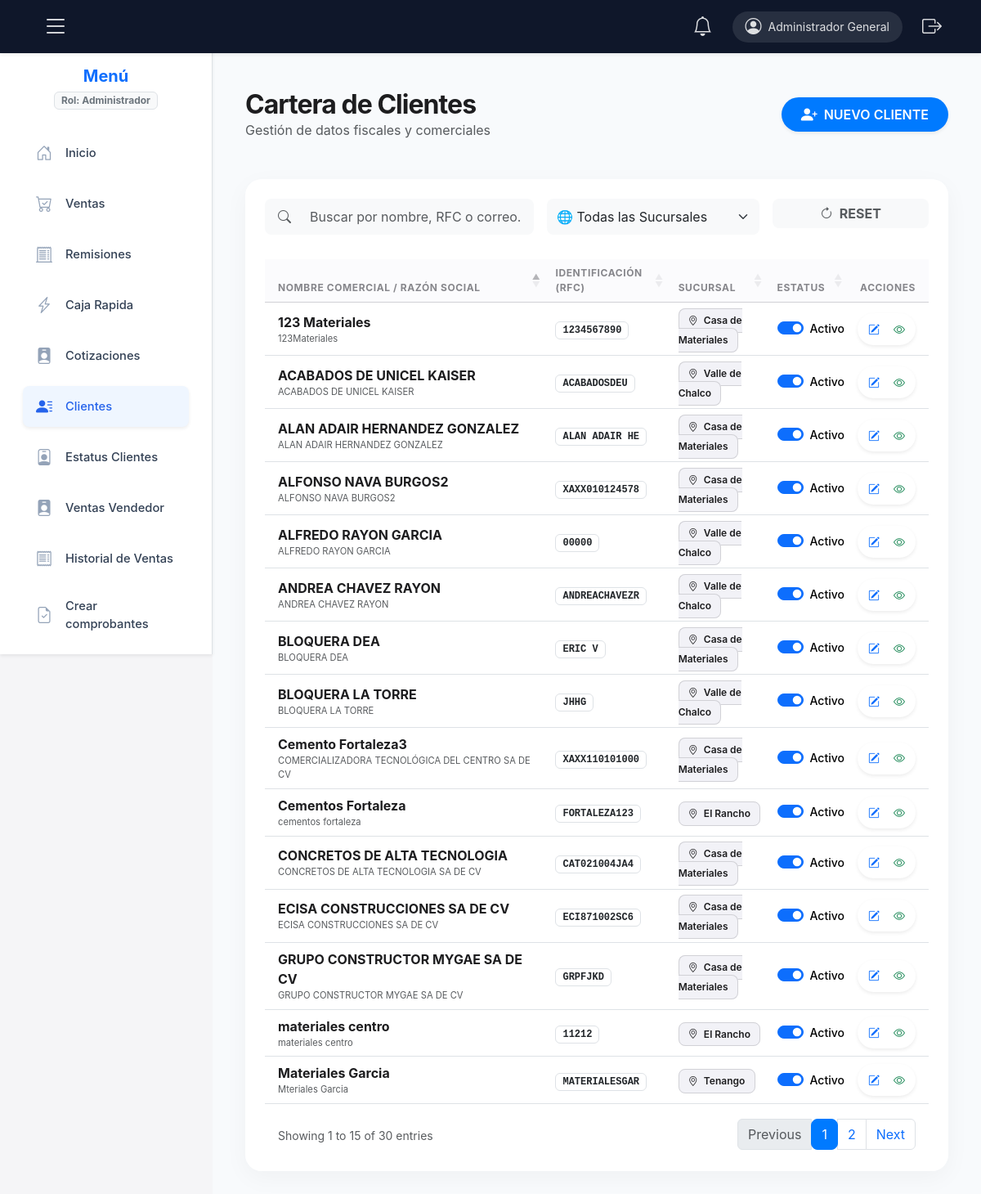
Page /app/controllers/clientesController.php (signed in) on the committed database.
### tables this page shows
CREATE TABLE `clientes` (
  `id` int(11) NOT NULL,
  `nombre_comercial` varchar(150) NOT NULL,
  `razon_social` varchar(200) DEFAULT NULL,
  `contacto` text NOT NULL,
  `rfc` varchar(13) NOT NULL,
  `regimen_fiscal` varchar(3) DEFAULT NULL COMMENT 'Clave del catálogo del SAT',
  `codigo_postal` varchar(5) NOT NULL,
  `correo` varchar(100) DEFAULT NULL,
  `telefono` varchar(20) DEFAULT NULL,
  `direccion` text DEFAULT NULL,
  `uso_cfdi` varchar(3) DEFAULT 'G03',
  `activo` tinyint(1) DEFAULT 1,
  `fecha_registro` timestamp NOT NULL DEFAULT current_timestamp(),
  `almacen_id` int(11) DEFAULT NULL,
  `api_token` varchar(32) DEFAULT NULL
);

CREATE TABLE `almacenes` (
  `id` int(11) NOT NULL,
  `codigo` varchar(20) NOT NULL,
  `nombre` varchar(100) NOT NULL,
  `hora_cierre_programada` time DEFAULT '18:00:00',
  `ubicacion` varchar(255) NOT NULL,
  `activo` tinyint(1) DEFAULT 1,
  `fecha_creacion` timestamp NOT NULL DEFAULT current_timestamp()
);

### app/models/clientesModel.php (called while the page is built, shortened)
<?php
class ClientesModel {
    private $db;
    public function __construct($conexion) {
        $this->db = $conexion;
    }
public function listarTodosCF($almacen_id) {
    if ($almacen_id == 0) {
        $sql = "SELECT * FROM clientes
                WHERE activo = 1
                ORDER BY (rfc = 'XAXX010101000') DESC, nombre_comercial ASC";
        return $this->db->query($sql);
    }
    $sql = "SELECT * FROM clientes
        WHERE activo = 1
        AND (
            rfc != 'XAXX010101000'
            OR (rfc = 'XAXX010101000' AND almacen_id = ?)
        )
        ORDER BY (rfc = 'XAXX010101000') DESC, nombre_comercial ASC";
    $stmt = $this->db->prepare($sql);
    $stmt->bind_param("i", $almacen_id);
    $stmt->execute();
    return $stmt->get_result();
}
  }

### app/models/almacen_model.php (called while the page is built, shortened)
<?php
class AlmacenModel {
    private $db;
    public function __construct($conexion) {
        $this->db = $conexion;
    }
    public function getAlmacenes($almacen_id ) {
        $sql = "SELECT * FROM almacenes WHERE activo = 1";
        $sql .= " ORDER BY nombre ASC";
        return $this->db->query($sql)->fetch_all(MYSQLI_ASSOC);
    }
}

### app/views/clientes_view.php (the view, shortened to what this page needs)
<?php
$almacen_usuario = intval($_SESSION['almacen_id'] ?? 0);
?>
<!DOCTYPE html>
<html lang="es">
<head>
    <link href="https://cdn.jsdelivr.net/npm/bootstrap@5.3.3/dist/css/bootstrap.min.css" rel="stylesheet">
    <link href="https://cdn.jsdelivr.net/npm/bootstrap-icons/font/bootstrap-icons.css" rel="stylesheet">
    <link rel="stylesheet" href="https://cdnjs.cloudflare.com/ajax/libs/animate.css/4.1.1/animate.min.css"/>
    <link rel="stylesheet" href="https://cdn.datatables.net/1.13.6/css/dataTables.bootstrap5.min.css">
    <?php if (function_exists('cargarEstilos')) { cargarEstilos(); } ?>
</head>
<body>
    <?php if (function_exists('renderizarLayout')) { renderizarLayout($paginaActual); } ?>
    <main class="main-content">
        <div class="d-flex justify-content-between align-items-center mb-5 animate__animated animate__fadeIn">
            <div>
                <h2 class="fw-bold m-0" style="font-size: 2rem; letter-spacing: -0.03em;">Cartera de Clientes</h2>
                <p class="text-muted mb-0">Gestión de datos fiscales y comerciales</p>
            </div>
            <button class="btn btn-primary rounded-pill px-4 shadow-sm d-flex align-items-center"
                    onclick="nuevoCliente()" style="background: var(--accent-blue); border:none; height: 42px; font-weight: 600;">
                <i class="bi bi-person-plus-fill me-2 fs-5"></i> NUEVO CLIENTE
            </button>
        </div>
        <div class="card card-premium p-4 animate__animated animate__fadeInUp">
            <div class="row mb-4 g-3">
                <div class="col-md-5">
                    <div class="input-group bg-light rounded-3 p-1">
                        <span class="input-group-text bg-transparent border-0 text-muted"><i class="bi bi-search"></i></span>
                        <input type="text" id="busquedaCliente" class="form-control border-0 bg-transparent shadow-none" placeholder="Buscar por nombre, RFC o correo...">
                    </div>
                </div>
                <?php if ($almacen_usuario == 0): ?>
                <div class="col-md-4">
                    <select id="filtroAlmacenVista" class="form-select border-0 bg-light rounded-3 h-100 shadow-none">
                        <option value="">🌐 Todas las Sucursales</option>
                    </select>
                </div>
                <div class="col-md-3">
                    <button class="btn btn-outline-secondary w-100 rounded-3 border-0 bg-light fw-bold text-muted" onclick="limpiarFiltros()">
                        <i class="bi bi-arrow-clockwise me-1"></i> RESET
                    </button>
                </div>
                <?php endif; ?>
            </div>
            <div class="table-responsive">
                <table id="tablaClientes" class="table table-hover align-middle w-100">
                    <thead>
                        <tr>
                            <th class="ps-3">Nombre Comercial / Razón Social</th>
                            <th>Identificación (RFC)</th>
                            <th>Sucursal</th>
                            <th>Estatus</th>
                            <th class="text-end pe-3">Acciones</th>
                        </tr>
                    </thead>
                    <tbody>
                        <?php foreach ($clientes as $c): ?>
                        <tr class="fila-cliente" data-almacen-id="<?= $c['almacen_id'] ?>">
                            <td class="ps-3">
                                <div class="fw-bold" style="color: #1d1d1f;"><?= htmlspecialchars($c['nombre_comercial']) ?></div>
                                <?php if (!empty($c['razon_social'])): ?>
                                <div class="text-muted small" style="font-size: 0.7rem;"><?= htmlspecialchars($c['razon_social']) ?></div>
                                <?php endif; ?>
                            </td>
                            <td>
                                <span class="badge bg-white text-dark border px-2 py-1 fw-bold" style="font-family: monospace;">
                                    <?= htmlspecialchars($c['rfc']) ?>
                                </span>
                            </td>
                            <td>
                                <span class="badge-ubicacion">
                                    <i class="bi bi-geo-alt me-1"></i>
                                    <?php
                                        $nombreAlmacen = 'Global';
                                        foreach ($almacenes as $alm) {
                                            if ($alm['id'] == $c['almacen_id']) { $nombreAlmacen = $alm['nombre']; break; }
                                        }
                                        echo htmlspecialchars($nombreAlmacen);
                                    ?>
                                </span>
                            </td>
                            <td>
                                <div class="form-check form-switch">
                                    <input class="form-check-input" type="checkbox" <?= $c['activo'] ? 'checked' : '' ?>
                                           onchange="cambiarEstado(<?= $c['id'] ?>, this.checked ? 1 : 0)" id="switch_<?= $c['id'] ?>">
                                    <label class="form-check-label small fw-medium" for="switch_<?= $c['id'] ?>">
                                        <?= $c['activo'] ? 'Activo' : 'Inactivo' ?>
                                    </label>
                                </div>
                            </td>
                            <td class="text-end pe-3">
                                <div class="btn-group shadow-sm rounded-pill bg-white px-1">
                                    <button class="btn btn-link btn-sm text-primary p-2" onclick="editarCliente(<?= $c['id'] ?>)">
                                        <i class="bi bi-pencil-square"></i>
                                    </button>
                                    <button class="btn btn-link btn-sm text-success p-2" onclick="verDetalles(<?= $c['id'] ?>)">
                                        <i class="bi bi-eye"></i>
                                    </button>
                                </div>
                            </td>
                        </tr>
                        <?php endforeach; ?>
                    </tbody>
                </table>
            </div>
        </div>
    </main>
</body>
</html>

### css/layout.css (style rules this page uses)
:root { --nav-height: 65px; --sidebar-width: 260px; --negro-delicado: #334155; --azul-clarito-bg: #eff6ff; --azul-enlace-active: #2563eb; --borde-suave: #e2e8f0; --navbar-dark: #0f172a; }
.main-content { margin-left: var(--sidebar-width); padding-top: calc(var(--nav-height) + 20px); padding-left: 20px; padding-right: 20px; transition: all .3s ease; min-height: 100vh; background-color: #f8fafc; }

### app/views/clientes_view.php (style rules this page uses)
:root { --sidebar-width: 260px; --navbar-height: 65px; --apple-bg: #f5f5f7; --accent-blue: #007aff; }
body { background-color: var(--apple-bg); font-family: 'SF Pro Display', -apple-system, sans-serif; color: #1d1d1f; }
.main-content { margin-left: var(--sidebar-width); padding: 40px; padding-top: calc(var(--navbar-height) + 20px); }
.card-premium { border: none; border-radius: 20px; box-shadow: 0 8px 30px rgba(0,0,0,0.04); background: rgba(255, 255, 255, 0.9); backdrop-filter: blur(10px); }
.badge-ubicacion { background-color: #f2f2f7; color: #1d1d1f; border: 1px solid #d1d1d6; padding: 0.4rem 0.7rem; font-size: 0.75rem; font-weight: 600; border-radius: 8px; }
.table thead th { background: #fbfbfd; font-size: 0.75rem; text-transform: uppercase; letter-spacing: 0.05em; color: #86868b; border-bottom: 1px solid #d1d1d6; }

### rows in the picture
clientes: nombre_comercial "123 Materiales", razon_social "123Materiales", rfc "1234567890", almacen.nombre "Casa de Materiales", activo "☑", shows "Activo"
clientes: nombre_comercial "ACABADOS DE UNICEL KAISER", razon_social "ACABADOS DE UNICEL KAISER", rfc "ACABADOSDEU", almacen.nombre "Valle de Chalco", activo "☑", shows "Activo"
clientes: nombre_comercial "ALAN ADAIR HERNANDEZ GONZALEZ", razon_social "ALAN ADAIR HERNANDEZ GONZALEZ", rfc "ALAN ADAIR HE", almacen.nombre "Casa de Materiales", activo "☑", shows "Activo"
clientes: nombre_comercial "ALFONSO NAVA BURGOS2", razon_social "ALFONSO NAVA BURGOS2", rfc "XAXX010124578", almacen.nombre "Casa de Materiales", activo "☑", shows "Activo"
clientes: nombre_comercial "ALFREDO RAYON GARCIA", razon_social "ALFREDO RAYON GARCIA", rfc "00000", almacen.nombre "Valle de Chalco", activo "☑", shows "Activo"
clientes: nombre_comercial "ANDREA CHAVEZ RAYON", razon_social "ANDREA CHAVEZ RAYON", rfc "ANDREACHAVEZR", almacen.nombre "Valle de Chalco", activo "☑", shows "Activo"
clientes: nombre_comercial "BLOQUERA DEA", razon_social "BLOQUERA DEA", rfc "ERIC V", almacen.nombre "Casa de Materiales", activo "☑", shows "Activo"
clientes: nombre_comercial "BLOQUERA LA TORRE", razon_social "BLOQUERA LA TORRE", rfc "JHHG", almacen.nombre "Valle de Chalco", activo "☑", shows "Activo"
clientes: nombre_comercial "Cemento Fortaleza3", razon_social "COMERCIALIZADORA TECNOLÓGICA DEL CENTRO SA DE CV", rfc "XAXX110101000", almacen.nombre "Casa de Materiales", activo "☑", shows "Activo"
clientes: nombre_comercial "Cementos Fortaleza", razon_social "cementos fortaleza", rfc "FORTALEZA123", almacen.nombre "El Rancho", activo "☑", shows "Activo"
clientes: nombre_comercial "CONCRETOS DE ALTA TECNOLOGIA", razon_social "CONCRETOS DE ALTA TECNOLOGIA SA DE CV", rfc "CAT021004JA4", almacen.nombre "Casa de Materiales", activo "☑", shows "Activo"
clientes: nombre_comercial "ECISA CONSTRUCCIONES SA DE CV", razon_social "ECISA CONSTRUCCIONES SA DE CV", rfc "ECI871002SC6", almacen.nombre "Casa de Materiales", activo "☑", shows "Activo"
clientes: nombre_comercial "GRUPO CONSTRUCTOR MYGAE SA DE CV", razon_social "GRUPO CONSTRUCTOR MYGAE SA DE CV", rfc "GRPFJKD", almacen.nombre "Casa de Materiales", activo "☑", shows "Activo"
clientes: nombre_comercial "materiales centro", razon_social "materiales centro", rfc "11212", almacen.nombre "El Rancho", activo "☑", shows "Activo"
clientes: nombre_comercial "Materiales Garcia", razon_social "Mteriales Garcia", rfc "MATERIALESGAR", almacen.nombre "Tenango", activo "☑", shows "Activo"

### other values in the picture
$_SESSION['nombre'] "Administrador General"
$_SESSION['rol'] "Administrador"
$m['label'] "Inicio"
$m['label'] "Ventas"
$m['label'] "Remisiones"
$m['label'] "Caja Rapida"
$m['label'] "Cotizaciones"
$m['label'] "Clientes"
$m['label'] "Estatus Clientes"
$m['label'] "Ventas Vendedor"
$m['label'] "Historial de Ventas"
$m['label'] "Crear comprobantes"
